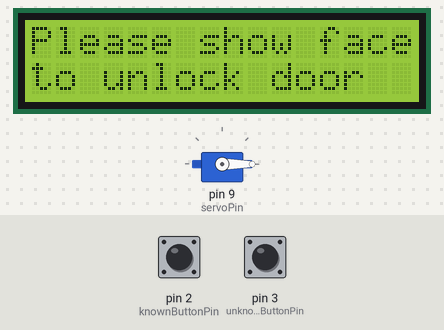
This sketch was run on a simulated Arduino Uno, built with avr-gcc and run on an emulated ATmega328P. On the bench: 16×2 character LCD, servo. The test bench sets the inputs (shaded band); at power-on: pin 2 (knownButtonPin) HIGH, pin 3 (unknownButtonPin) HIGH.

Above: at 1.2 s.
1.3 s: pin 2 (knownButtonPin) pulled LOW for 0.6 s
At 1.9 s:
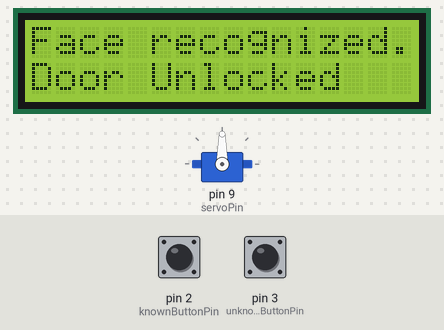
4.9 s: pin 3 (unknownButtonPin) pulled LOW for 3.2 s
At 6.59 s:
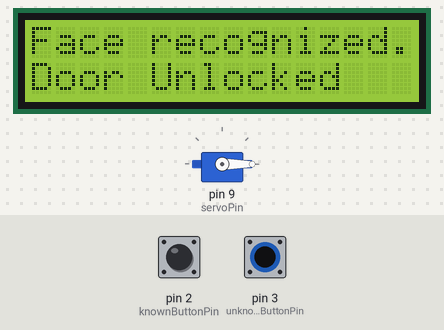
At 7.0 s:
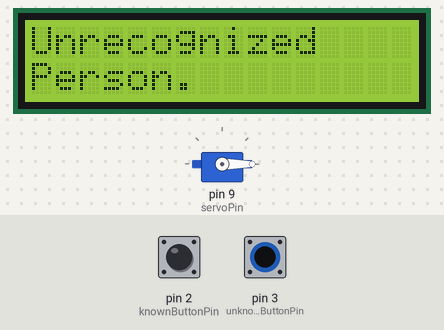
10.0 s: pin 3 (unknownButtonPin) pulled LOW for 0.6 s
13.6 s: pin 3 (unknownButtonPin) pulled LOW for 1 s
Timing chart, 0 to 16.6 s (numbered marks = the images above; inputs shaded):
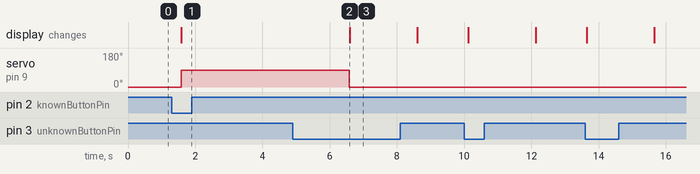

The sketch:

arduino_code.ino
```cpp
#include <Servo.h>
#include <LiquidCrystal.h>

// Define LCD connections
const int rs = A0, en = A1, d4 = A2, d5 = A3, d6 = A4, d7 = A5;
LiquidCrystal lcd(rs, en, d4, d5, d6, d7);

// Define servo motor pin
const int servoPin = 9;
Servo servo;

// Define push button pins
const int knownButtonPin = 2;
const int unknownButtonPin = 3;

bool doorLocked = true;

void setup() {
  // Initialize LCD
  lcd.begin(16, 2);

  // Initialize servo motor
  servo.attach(servoPin);
  // Move servo to initial position (locked)
  servo.write(0); // Assuming 0 degree is initial position (locked)

  // Initialize push buttons
  pinMode(knownButtonPin, INPUT_PULLUP);
  pinMode(unknownButtonPin, INPUT_PULLUP);

  // Initialize serial communication
  Serial.begin(9600);
}

void loop() {
  // Read state of push buttons
  bool knownPressed = digitalRead(knownButtonPin) == LOW;
  bool unknownPressed = digitalRead(unknownButtonPin) == LOW;

  // Check if face recognition buttons are pressed
  if (knownPressed) {
    lcd.clear();
    lcd.setCursor(0, 0);
    lcd.print("Face recognized.");
    lcd.setCursor(0, 1);
    lcd.print("Door Unlocked");
    //delay(2000); // Display message for 2 seconds
    // Move servo to unlock position
    servo.write(90); // Assuming 90 degree is unlocked position
    delay(5000); // Wait for 2 seconds
    // Move servo back to initial position (locked)
    servo.write(0); // Assuming 0 degree is initial position (locked)
  } else if (unknownPressed) {
    lcd.clear();
    lcd.setCursor(0, 0);
    lcd.print("Unrecognized");
    lcd.setCursor(0, 1);
    lcd.print("Person.");
    delay(2000); // Display message for 2 seconds
  } else {
    // Display default message when no buttons are pressed
    lcd.clear();
    lcd.setCursor(0, 0);
    lcd.print("Please show face");
    lcd.setCursor(0, 1);
    lcd.print("to unlock door");
    delay(500);
  }
}
```

Measured:
- after the input at 1.3 s, servo on pin 9 (servoPin): 0° → 90° after 0.29 s; the display: changes after 0.29 s (image 1)
- after the input at 4.9 s, the display: changes after 1.7 s (image 3)
